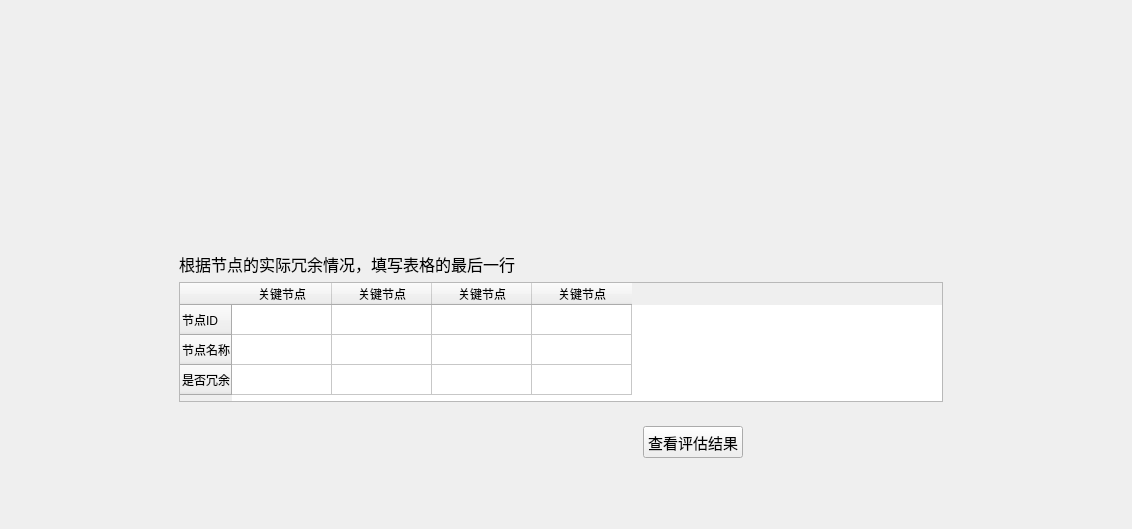
         <widget class="QWidget" name="page_2">
          <layout class="QGridLayout" name="gridLayout_17">
           <item row="0" column="0">
            <layout class="QGridLayout" name="gridLayout_14">
             <item row="0" column="0">
              <spacer name="horizontalSpacer_13">
               <property name="orientation">
                <enum>Qt::Horizontal</enum>
               </property>
               <property name="sizeType">
                <enum>QSizePolicy::Preferred</enum>
               </property>
               <property name="sizeHint" stdset="0">
                <size>
                 <width>168</width>
                 <height>20</height>
                </size>
               </property>
              </spacer>
             </item>
             <item row="0" column="1">
              <layout class="QVBoxLayout" name="verticalLayout_5">
               <item>
                <layout class="QHBoxLayout" name="horizontalLayout_20">
                 <item>
                  <spacer name="horizontalSpacer_36">
                   <property name="orientation">
                    <enum>Qt::Horizontal</enum>
                   </property>
                   <property name="sizeType">
                    <enum>QSizePolicy::Preferred</enum>
                   </property>
                   <property name="sizeHint" stdset="0">
                    <size>
                     <width>10</width>
                     <height>20</height>
                    </size>
                   </property>
                  </spacer>
                 </item>
                 <item>
                  <layout class="QVBoxLayout" name="verticalLayout_10">
                   <item>
                    <spacer name="verticalSpacer_8">
                     <property name="orientation">
                      <enum>Qt::Vertical</enum>
                     </property>
                     <property name="sizeType">
                      <enum>QSizePolicy::Preferred</enum>
                     </property>
                     <property name="sizeHint" stdset="0">
                      <size>
                       <width>20</width>
                       <height>10</height>
                      </size>
                     </property>
                    </spacer>
                   </item>
                   <item>
                    <widget class="QLabel" name="label_tuoputu_2">
                     <property name="sizePolicy">
                      <sizepolicy hsizetype="Expanding" vsizetype="Expanding">
                       <horstretch>0</horstretch>
                       <verstretch>0</verstretch>
                      </sizepolicy>
                     </property>
                     <property name="minimumSize">
                      <size>
                       <width>500</width>
                       <height>220</height>
                      </size>
                     </property>
                     <property name="layoutDirection">
                      <enum>Qt::RightToLeft</enum>
                     </property>
                     <property name="text">
                      <string/>
                     </property>
                    </widget>
                   </item>
                  </layout>
                 </item>
                 <item>
                  <spacer name="horizontalSpacer_37">
                   <property name="orientation">
                    <enum>Qt::Horizontal</enum>
                   </property>
                   <property name="sizeType">
                    <enum>QSizePolicy::Preferred</enum>
                   </property>
                   <property name="sizeHint" stdset="0">
                    <size>
                     <width>10</width>
                     <height>20</height>
                    </size>
                   </property>
                  </spacer>
                 </item>
                </layout>
               </item>
               <item>
                <layout class="QVBoxLayout" name="verticalLayout_9">
                 <item>
                  <spacer name="verticalSpacer_7">
                   <property name="orientation">
                    <enum>Qt::Vertical</enum>
                   </property>
                   <property name="sizeType">
                    <enum>QSizePolicy::Preferred</enum>
                   </property>
                   <property name="sizeHint" stdset="0">
                    <size>
                     <width>20</width>
                     <height>5</height>
                    </size>
                   </property>
                  </spacer>
                 </item>
                 <item>
                  <widget class="QLabel" name="label_3">
                   <property name="sizePolicy">
                    <sizepolicy hsizetype="Preferred" vsizetype="Fixed">
                     <horstretch>0</horstretch>
                     <verstretch>0</verstretch>
                    </sizepolicy>
                   </property>
                   <property name="font">
                    <font>
                     <pointsize>12</pointsize>
                    </font>
                   </property>
                   <property name="text">
                    <string>根据节点的实际冗余情况，填写表格的最后一行</string>
                   </property>
                  </widget>
                 </item>
                 <item>
                  <widget class="QTableWidget" name="tableWidget">
                   <property name="sizePolicy">
                    <sizepolicy hsizetype="Minimum" vsizetype="Fixed">
                     <horstretch>0</horstretch>
                     <verstretch>0</verstretch>
                    </sizepolicy>
                   </property>
                   <property name="minimumSize">
                    <size>
                     <width>500</width>
                     <height>112</height>
                    </size>
                   </property>
                   <property name="maximumSize">
                    <size>
                     <width>16777215</width>
                     <height>120</height>
                    </size>
                   </property>
                   <property name="layoutDirection">
                    <enum>Qt::LeftToRight</enum>
                   </property>
                   <row>
                    <property name="text">
                     <string>节点ID</string>
                    </property>
                   </row>
                   <row>
                    <property name="text">
                     <string>节点名称</string>
                    </property>
                   </row>
                   <row>
                    <property name="text">
                     <string>是否冗余</string>
                    </property>
                   </row>
                   <column>
                    <property name="text">
                     <string>关键节点</string>
                    </property>
                   </column>
                   <column>
                    <property name="text">
                     <string>关键节点</string>
                    </property>
                   </column>
                   <column>
                    <property name="text">
                     <string>关键节点</string>
                    </property>
                   </column>
                   <column>
                    <property name="text">
                     <string>关键节点</string>
                    </property>
                   </column>
                  </widget>
                 </item>
                 <item>
                  <spacer name="verticalSpacer_5">
                   <property name="orientation">
                    <enum>Qt::Vertical</enum>
                   </property>
                   <property name="sizeType">
                    <enum>QSizePolicy::Fixed</enum>
                   </property>
                   <property name="sizeHint" stdset="0">
                    <size>
                     <width>15</width>
                     <height>18</height>
                    </size>
                   </property>
                  </spacer>
                 </item>
                 <item>
                  <layout class="QHBoxLayout" name="horizontalLayout_7">
                   <item>
                    <spacer name="horizontalSpacer_10">
                     <property name="orientation">
                      <enum>Qt::Horizontal</enum>
                     </property>
                     <property name="sizeType">
                      <enum>QSizePolicy::Expanding</enum>
                     </property>
                     <property name="sizeHint" stdset="0">
                      <size>
                       <width>358</width>
                       <height>20</height>
                      </size>
                     </property>
                    </spacer>
                   </item>
                   <item>
                    <widget class="QLabel" name="label_Redundancy">
                     <property name="minimumSize">
                      <size>
                       <width>100</width>
                       <height>20</height>
                      </size>
                     </property>
                     <property name="font">
                      <font>
                       <pointsize>12</pointsize>
                      </font>
                     </property>
                     <property name="layoutDirection">
                      <enum>Qt::LeftToRight</enum>
                     </property>
                     <property name="text">
                      <string/>
                     </property>
                    </widget>
                   </item>
                   <item>
                    <widget class="QPushButton" name="pushButton_CheckRedundancy">
                     <property name="minimumSize">
                      <size>
                       <width>100</width>
                       <height>32</height>
                      </size>
                     </property>
                     <property name="font">
                      <font>
                       <pointsize>11</pointsize>
                      </font>
                     </property>
                     <property name="layoutDirection">
                      <enum>Qt::LeftToRight</enum>
                     </property>
                     <property name="text">
                      <string>查看评估结果</string>
                     </property>
                     <property name="icon">
                      <iconset resource="../file.qrc">
                       <normaloff>:/png/rc/button/1 (15).png</normaloff>:/png/rc/button/1 (15).png</iconset>
                     </property>
                    </widget>
                   </item>
                   <item>
                    <spacer name="horizontalSpacer_11">
                     <property name="orientation">
                      <enum>Qt::Horizontal</enum>
                     </property>
                     <property name="sizeType">
                      <enum>QSizePolicy::Expanding</enum>
                     </property>
                     <property name="sizeHint" stdset="0">
                      <size>
                       <width>200</width>
                       <height>20</height>
                      </size>
                     </property>
                    </spacer>
                   </item>
                  </layout>
                 </item>
                </layout>
               </item>
               <item>
                <spacer name="verticalSpacer_9">
                 <property name="orientation">
                  <enum>Qt::Vertical</enum>
                 </property>
                 <property name="sizeType">
                  <enum>QSizePolicy::Preferred</enum>
                 </property>
                 <property name="sizeHint" stdset="0">
                  <size>
                   <width>20</width>
                   <height>60</height>
                  </size>
                 </property>
                </spacer>
               </item>
              </layout>
             </item>
             <item row="0" column="2">
              <spacer name="horizontalSpacer_12">
               <property name="orientation">
                <enum>Qt::Horizontal</enum>
               </property>
               <property name="sizeType">
                <enum>QSizePolicy::Preferred</enum>
               </property>
               <property name="sizeHint" stdset="0">
                <size>
                 <width>178</width>
                 <height>20</height>
                </size>
               </property>
              </spacer>
             </item>
            </layout>
           </item>
          </layout>
         </widget>
